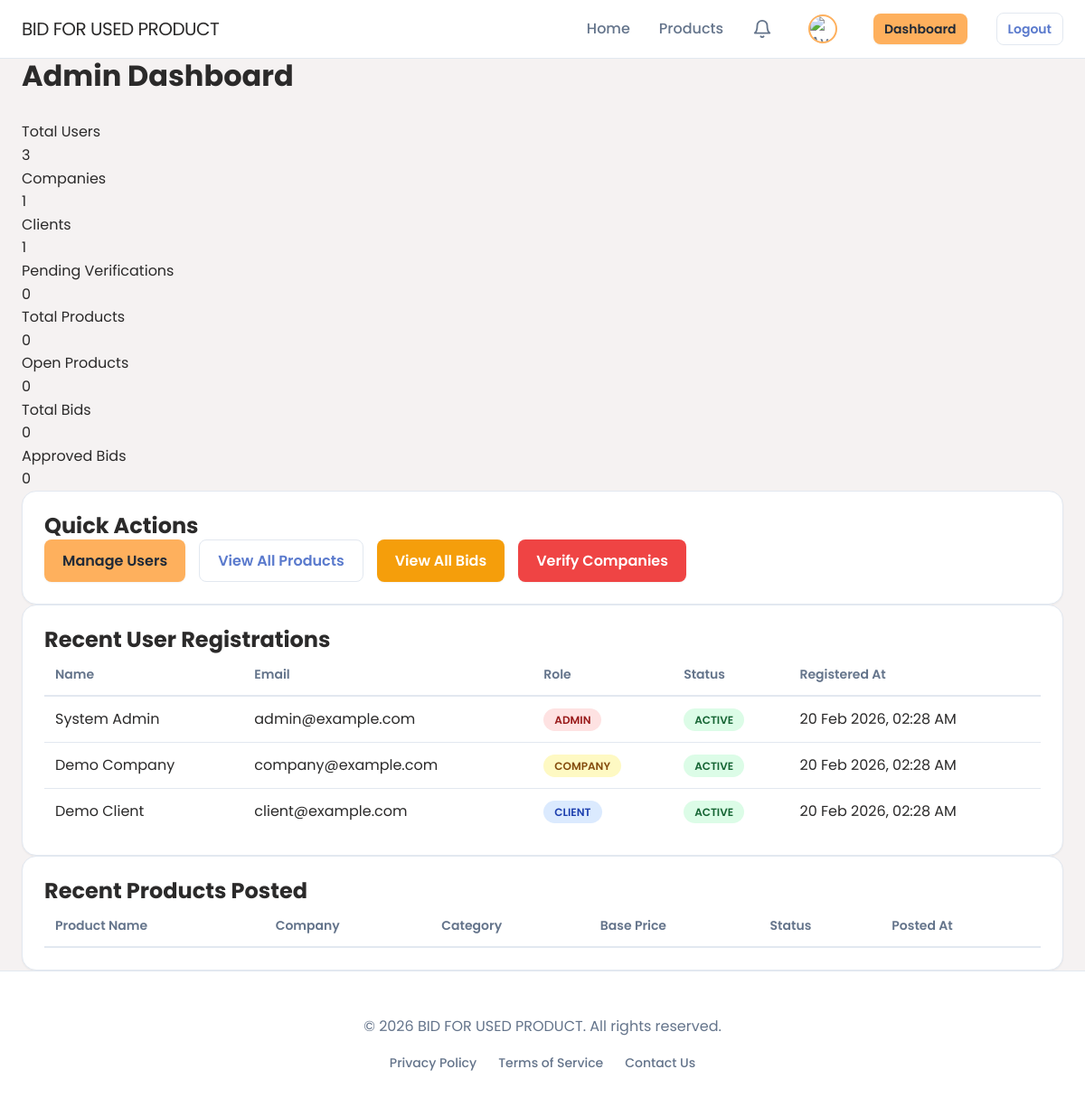
Page /dashboard/admin_dashboard.php (signed in) on the committed database.
### tables this page shows
CREATE TABLE site_settings (
    setting_id INT AUTO_INCREMENT PRIMARY KEY,
    setting_key VARCHAR(100) UNIQUE NOT NULL,
    setting_value TEXT,
    updated_at TIMESTAMP DEFAULT CURRENT_TIMESTAMP ON UPDATE CURRENT_TIMESTAMP
);

CREATE TABLE users (
    user_id INT AUTO_INCREMENT PRIMARY KEY,
    role ENUM('admin','company','client') NOT NULL DEFAULT 'client',
    name VARCHAR(100) NOT NULL,
    email VARCHAR(100) NOT NULL UNIQUE,
    password VARCHAR(255) NOT NULL,
    contact VARCHAR(20),
    address TEXT,
    avatar VARCHAR(255) DEFAULT NULL,
    status ENUM('active','inactive','banned') DEFAULT 'active',
    created_at TIMESTAMP DEFAULT CURRENT_TIMESTAMP,
    updated_at TIMESTAMP DEFAULT CURRENT_TIMESTAMP ON UPDATE CURRENT_TIMESTAMP
);

### includes/database.php (called while the page is built, shortened)
<?php
function get_connection()
{
    static $pdo = null;
    if ($pdo === null) {
        try {
            $dsn = "mysql:host=" . DB_HOST . ";dbname=" . DB_NAME . ";charset=utf8mb4";
            $options = [
                PDO::ATTR_ERRMODE => PDO::ERRMODE_EXCEPTION,
                PDO::ATTR_DEFAULT_FETCH_MODE => PDO::FETCH_ASSOC,
                PDO::ATTR_EMULATE_PREPARES => false
            ];
            $pdo = new PDO($dsn, DB_USER, DB_PASS, $options);
        } catch (PDOException $e) {
            if (function_exists('log_error')) {
                log_error("Database connection failed", [
                    'host' => DB_HOST,
                    'database' => DB_NAME,
                    'error' => $e->getMessage()
                ]);
            }
            $error_html = '
            <!DOCTYPE html>
            <html><head><meta charset="UTF-8"><title>Database Error</title>
            <style>body{font-family:Arial;padding:40px;background:#f5f5f5;}
            .error{background:white;padding:30px;border-radius:8px;max-width:600px;margin:0 auto;box-shadow:0 2px 10px rgba(0,0,0,0.1);}
            h1{color:#e53e3e;}code{background:#f7fafc;padding:2px 6px;border-radius:3px;}</style>
            </head><body><div class="error">
            <h1>⚠️ Database Connection Failed</h1>
            <p><strong>Cannot connect to MySQL database.</strong></p>
            <p>Error: ' . htmlspecialchars($e->getMessage()) . '</p>
            <hr style="margin:20px 0;border:none;border-top:1px solid #e2e8f0;">
            <p><strong>Quick Fixes:</strong></p>
            <ol>
                <li>Make sure <strong>XAMPP MySQL</strong> is running (green in XAMPP Control Panel)</li>
                <li>Verify database <code>bid_for_used_product</code> exists in phpMyAdmin</li>
                <li>Check database was imported from <code>database/database.sql</code></li>
                <li>Run the <a href="/bid_for_used_product/setup_wizard.php">Setup Wizard</a></li>
            </ol>
            <p style="margin-top:20px;">
                <a href="/bid_for_used_product/check_system.php" style="background:#667eea;color:white;padding:10px 20px;text-decoration:none;border-radius:5px;display:inline-block;">Run System Check</a>
            </p>
            </div></body></html>';
            die($error_html);
        }
    }
    return $pdo;
}
function execute_query($sql, $params = [])
{
    $pdo = get_connection();
    $stmt = $pdo->prepare($sql);
    $stmt->execute($params);
    return $stmt;
}
function fetch_one($sql, $params = [])
{
    $stmt = execute_query($sql, $params);
    return $stmt->fetch();
}
function fetch_all($sql, $params = [])
{
    $stmt = execute_query($sql, $params);
    return $stmt->fetchAll();
}

### includes/session.php (called while the page is built, shortened)
<?php
function is_logged_in()
{
    return isset($_SESSION['user_id']) && isset($_SESSION['role']);
}
function get_user_id()
{
    return $_SESSION['user_id'] ?? null;
}
function get_user_role()
{
    return $_SESSION['role'] ?? null;
}

### includes/functions.php (called while the page is built, shortened)
<?php
function format_date($date)
{
    return date('d M Y, h:i A', strtotime($date));
}

### dashboard/admin_dashboard.php (the view, shortened to what this page needs)
<?php
require_once __DIR__ . '/../includes/header.php';
$total_users = fetch_one("SELECT COUNT(*) as count FROM users")['count'];
$total_companies = fetch_one("SELECT COUNT(*) as count FROM users WHERE role = 'company'")['count'];
$total_clients = fetch_one("SELECT COUNT(*) as count FROM users WHERE role = 'client'")['count'];
$total_products = fetch_one("SELECT COUNT(*) as count FROM products")['count'];
$open_products = fetch_one("SELECT COUNT(*) as count FROM products WHERE status = 'open'")['count'];
$total_bids = fetch_one("SELECT COUNT(*) as count FROM bids")['count'];
$approved_bids = fetch_one("SELECT COUNT(*) as count FROM bids WHERE bid_status = 'approved'")['count'];
$pending_verifications = fetch_one("SELECT COUNT(*) as count FROM companies WHERE verified_status = 'pending'")['count'];
$recent_users = fetch_all("SELECT * FROM users ORDER BY created_at DESC LIMIT 5", []);
?>
<div class="container">
    <h1 style="margin-bottom: 30px;">Admin Dashboard</h1>
    <div class="stats-grid">
        <div class="stat-card">
            <div class="stat-label">Total Users</div>
            <div class="stat-value"><?php echo $total_users; ?></div>
        </div>
        <div class="stat-card success">
            <div class="stat-label">Companies</div>
            <div class="stat-value"><?php echo $total_companies; ?></div>
        </div>
        <div class="stat-card warning">
            <div class="stat-label">Clients</div>
            <div class="stat-value"><?php echo $total_clients; ?></div>
        </div>
        <div class="stat-card danger">
            <div class="stat-label">Pending Verifications</div>
            <div class="stat-value"><?php echo $pending_verifications; ?></div>
        </div>
    </div>
    <div class="stats-grid" style="grid-template-columns: repeat(auto-fit, minmax(200px, 1fr));">
        <div class="stat-card">
            <div class="stat-label">Total Products</div>
            <div class="stat-value"><?php echo $total_products; ?></div>
        </div>
        <div class="stat-card success">
            <div class="stat-label">Open Products</div>
            <div class="stat-value"><?php echo $open_products; ?></div>
        </div>
        <div class="stat-card warning">
            <div class="stat-label">Total Bids</div>
            <div class="stat-value"><?php echo $total_bids; ?></div>
        </div>
        <div class="stat-card danger">
            <div class="stat-label">Approved Bids</div>
            <div class="stat-value"><?php echo $approved_bids; ?></div>
        </div>
    </div>
    <div class="card">
        <div class="card-header">
            <h2>Quick Actions</h2>
        </div>
        <div class="card-body" style="display: flex; gap: 15px; flex-wrap: wrap;">
            <a href="<?php echo APP_URL; ?>/admin/manage_users.php" class="btn btn-primary">Manage Users</a>
            <a href="<?php echo APP_URL; ?>/admin/view_all_products.php" class="btn btn-secondary">View All Products</a>
            <a href="<?php echo APP_URL; ?>/admin/view_all_bids.php" class="btn btn-warning">View All Bids</a>
            <a href="<?php echo APP_URL; ?>/admin/verify_companies.php" class="btn btn-danger">Verify Companies</a>
        </div>
    </div>
    <div class="card">
        <div class="card-header">
            <h2>Recent User Registrations</h2>
        </div>
        <div class="card-body">
            <table class="table">
                <thead>
                    <tr>
                        <th>Name</th>
                        <th>Email</th>
                        <th>Role</th>
                        <th>Status</th>
                        <th>Registered At</th>
                    </tr>
                </thead>
                <tbody>
                    <?php foreach ($recent_users as $user): ?>
                        <tr>
                            <td><?php echo htmlspecialchars($user['name']); ?></td>
                            <td><?php echo htmlspecialchars($user['email']); ?></td>
                            <td>
                                <span class="badge badge-<?php echo $user['role'] === 'admin' ? 'danger' : ($user['role'] === 'company' ? 'warning' : 'info'); ?>">
                                    <?php echo $user['role']; ?>
                                </span>
                            </td>
                            <td>
                                <span class="badge badge-<?php echo $user['status'] === 'active' ? 'success' : 'danger'; ?>">
                                    <?php echo $user['status']; ?>
                                </span>
                            </td>
                            <td><?php echo format_date($user['created_at']); ?></td>
                        </tr>
                    <?php endforeach; ?>
                </tbody>
            </table>
        </div>
    </div>
    <div class="card">
        <div class="card-header">
            <h2>Recent Products Posted</h2>
        </div>
        <div class="card-body">
            <table class="table">
                <thead>
                    <tr>
                        <th>Product Name</th>
                        <th>Company</th>
                        <th>Category</th>
                        <th>Base Price</th>
                        <th>Status</th>
                        <th>Posted At</th>
                    </tr>
                </thead>
            </table>
        </div>
    </div>
</div>
<?php require_once __DIR__ . '/../includes/footer.php'; ?>

### includes/header.php (shortened to what this page needs)
<?php
require_once __DIR__ . '/../includes/session.php';
require_once __DIR__ . '/../includes/database.php';
require_once __DIR__ . '/../includes/functions.php';
$is_logged_in = is_logged_in();
$user_role = $is_logged_in ? get_user_role() : null;
$site_setting_name = null;
try {
    $site_setting_name = fetch_one("SELECT setting_value FROM site_settings WHERE setting_key = 'site_name'");
} catch (Exception $e) {
}
$display_app_name = ($site_setting_name && !empty($site_setting_name['setting_value'])) ? $site_setting_name['setting_value'] : APP_NAME;
?>
<!DOCTYPE html>
<html lang="en">
<head>
    <link rel="stylesheet" href="<?php echo APP_URL; ?>/assets/css/modern.css">
</head>
<body>
    <nav class="navbar">
        <div class="container navbar-container">
            <a href="<?php echo APP_URL; ?>/" class="navbar-brand" style="text-transform: uppercase; font-size: 1.25rem;">
                <?php echo htmlspecialchars($display_app_name); ?>
            </a>
            <ul class="navbar-menu">
                <li><a href="<?php echo APP_URL; ?>/" class="nav-link">Home</a></li>
                <li><a href="<?php echo APP_URL; ?>/products.php" class="nav-link">Products</a></li>
                <?php if ($is_logged_in): ?>
                    <li>
                        <?php
                        include_once __DIR__ . '/notifications.php';
                        ?>
                        <a href="<?php echo APP_URL; ?>/notifications.php" class="nav-link" style="position: relative; display: flex; align-items: center;" title="View Notifications">
                            <svg xmlns="http://www.w3.org/2000/svg" width="22" height="22" viewBox="0 0 24 24" fill="none" stroke="currentColor" stroke-width="2" stroke-linecap="round" stroke-linejoin="round">
                                <path d="M18 8A6 6 0 0 0 6 8c0 7-3 9-3 9h18s-3-2-3-9"></path>
                                <path d="M13.73 21a2 2 0 0 1-3.46 0"></path>
                            </svg>
                        </a>
                    </li>
                    <li>
                        <?php
                        $u_id = get_user_id();
                        $user_data_av = fetch_one("SELECT avatar FROM users WHERE user_id = ?", [$u_id]);
                        if ($user_data_av && !empty($user_data_av['avatar'])) {
                            $my_avatar = APP_URL . '/assets/images/Avatar/' . $user_data_av['avatar'];
                        } else {
                            $avatars = ['boy-1.png', 'boy-2.png', 'boy-3.png', 'boy-4.png', 'boy-5.png', 'boy-6.png', 'boy-7.png', 'girl-1.png', 'girl-2.png', 'girl-3.png', 'girl-4.png'];
                            $idx = ($u_id) % count($avatars);
                            $my_avatar = APP_URL . '/assets/images/Avatar/' . $avatars[$idx];
                        }
                        ?>
                        <a href="<?php echo APP_URL; ?>/profile.php" class="nav-link" style="display: flex; align-items: center; gap: 10px; padding: 4px 8px; border-radius: 50px; transition: background 0.2s;">
                            <div style="width: 32px; height: 32px; border-radius: 50%; overflow: hidden; border: 2px solid var(--primary);">
                                <img src="<?php echo $my_avatar; ?>" alt="Avatar" style="width: 100%; height: 100%; object-fit: cover;">
                            </div>
                        </a>
                    </li>
                    <?php if ($user_role === 'admin'): ?>
                        <li><a href="<?php echo APP_URL; ?>/admin/dashboard.php" class="btn btn-sm btn-primary">Dashboard</a></li>
                    <?php elseif ($user_role === 'company'): ?>
                        <li><a href="<?php echo APP_URL; ?>/company/dashboard.php" class="btn btn-sm btn-primary">Dashboard</a></li>
                    <?php else: ?>
                        <li><a href="<?php echo APP_URL; ?>/client/dashboard.php" class="btn btn-sm btn-primary">Dashboard</a></li>
                    <?php endif; ?>
                    <li><a href="<?php echo APP_URL; ?>/auth/logout.php" class="btn btn-sm btn-secondary">Logout</a></li>
                <?php else: ?>
                    <li><a href="<?php echo APP_URL; ?>/pages/login.php" class="nav-link">Login</a></li>
                    <li><a href="<?php echo APP_URL; ?>/pages/register_client.php" class="btn btn-sm btn-primary">Get Started</a></li>
                <?php endif; ?>
            </ul>
        </div>
    </nav>
    <main>

### rows in the picture
site_settings: setting_value "BID FOR USED PRODUCT"
users: name "System Admin", email "admin@example.com", role "ADMIN", status "ACTIVE", created_at "20 Feb 2026, 02:28 AM"
users: name "Demo Company", email "company@example.com", role "COMPANY", status "ACTIVE", created_at "20 Feb 2026, 02:28 AM"
users: name "Demo Client", email "client@example.com", role "CLIENT", status "ACTIVE", created_at "20 Feb 2026, 02:28 AM"

### other values in the picture
$total_users "3"
$total_companies "1"
$total_clients "1"
$pending_verifications "0"
$total_products "0"
$open_products "0"
$total_bids "0"
$approved_bids "0"
APP_NAME "BID FOR USED PRODUCT"
